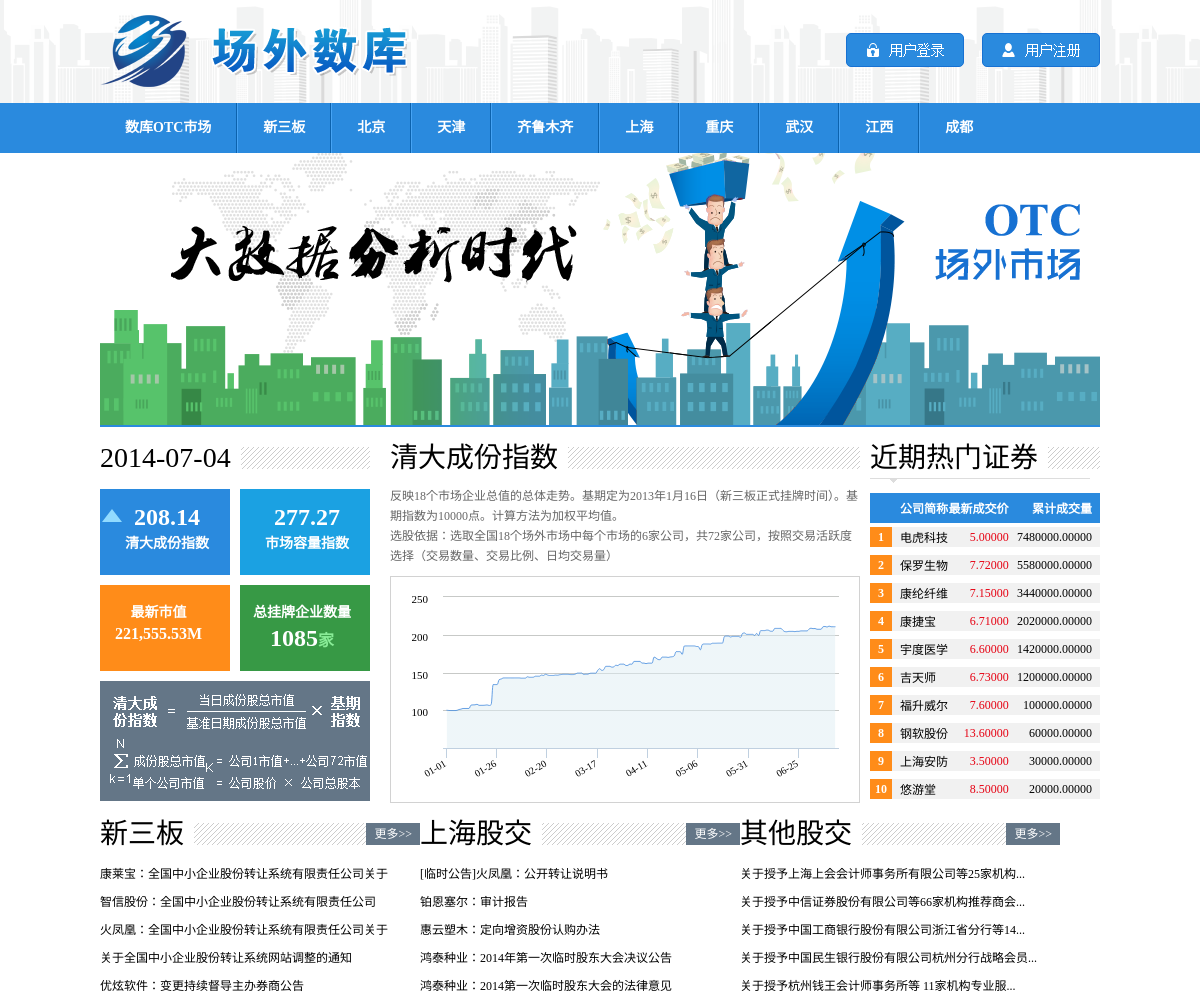
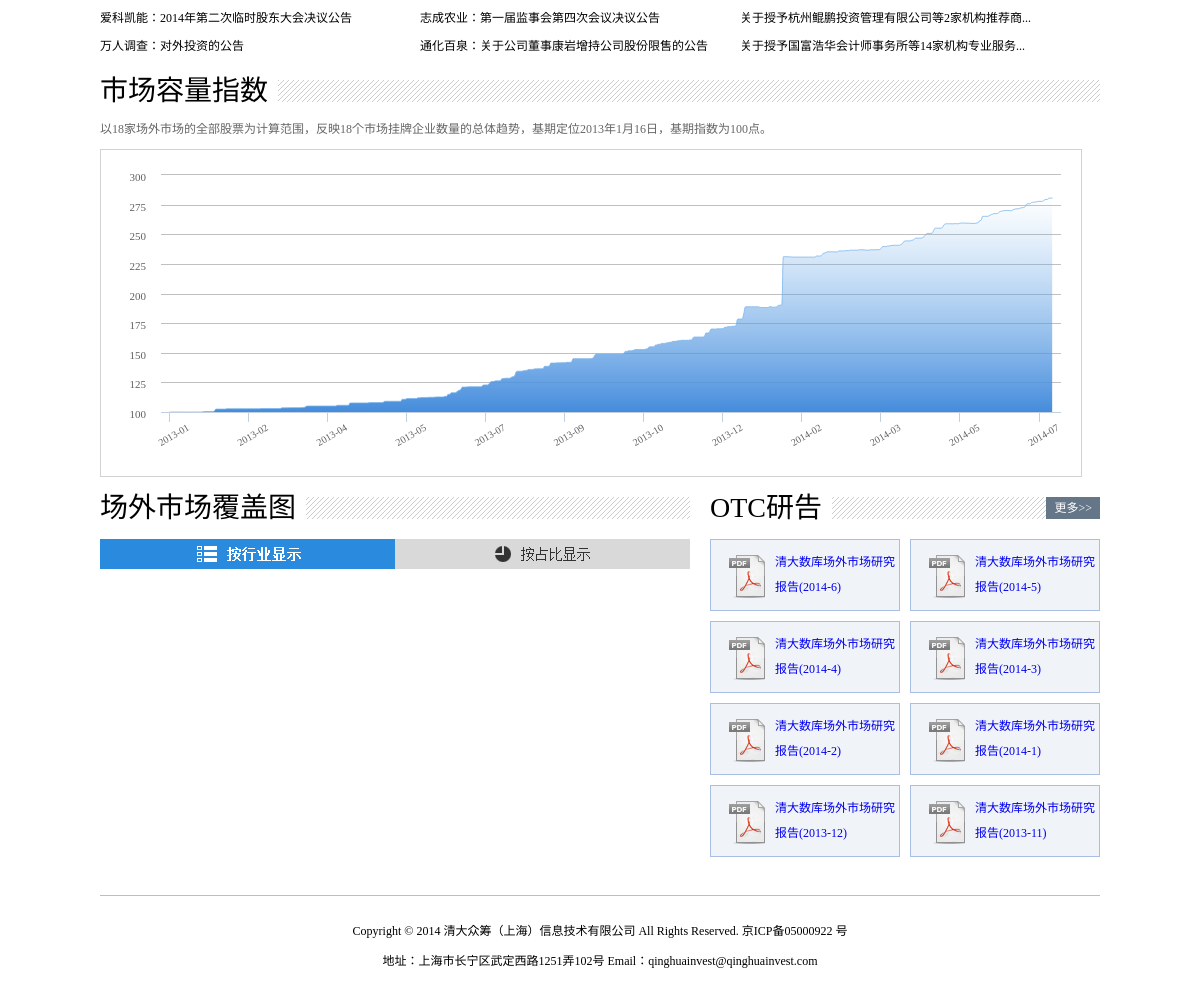
The page / on the database its author committed (2 pictures, top to bottom).
### otc/models.py (models this page shows, shortened)
class otc_hot(models.Model):
	hot_sort = models.IntegerField(default=0,verbose_name="热度")
	hot_company = models.CharField(max_length=30,verbose_name="公司简称")
	hot_trans = models.DecimalField(max_digits=15,decimal_places=5,verbose_name="最新成交价")
	hot_sum_trans = models.DecimalField(max_digits=15,decimal_places=5,verbose_name="累计成交量")
	class Meta:
		verbose_name = '近期热门证券'
		verbose_name_plural = '热门证券'

class otc_new(models.Model):
	new_region = models.ForeignKey(region,verbose_name='市场')
	new_code = models.CharField(max_length = 30,verbose_name='编号')
	new_title = models.CharField(max_length = 100,verbose_name='标题')
	new_url = models.CharField(max_length = 300,verbose_name='URL')
	new_date = models.DateField(verbose_name='公布日期')
	class Meta:
		verbose_name = 'OTC公告'
		verbose_name_plural = 'OTC公告'

class otc_study(models.Model):
	stu_code = models.CharField(max_length = 30,verbose_name='编号')
	stu_title = models.CharField(max_length = 100,verbose_name='标题')
	stu_url = models.FileField(verbose_name='文件',upload_to='pdf')
	stu_date = models.DateField(verbose_name='日期')
	class Meta:
		verbose_name = 'OTC研告'
		verbose_name_plural = 'OTC研告'

### otc/views.py (the view)
# urls.py: url(r'^$', views.index, name='index'),
def index(request):
	otc_new_list_sanban = otc_new.objects.filter(new_region__reg_name__exact='新三板')[:7]
	otc_new_list_shanghai = otc_new.objects.filter(new_region__reg_name__exact='上海')[:7]
	otc_new_list_other = otc_new.objects.exclude(new_region__reg_name__exact='上海').exclude(new_region__reg_name__exact='新三板')[:7]
	otc_hot_list = otc_hot.objects.order_by('-hot_sum_trans')[:10]
	otc_study_list = otc_study.objects.order_by('stu_date')[:8]
	context = {'otc_new_list_sanban':otc_new_list_sanban,'otc_new_list_shanghai':otc_new_list_shanghai,'otc_new_list_other':otc_new_list_other,'otc_hot_list':otc_hot_list,'otc_study_list':otc_study_list}
	return render(request,'otc/index.html',context)

### templates/otc/index.html (shortened to what this page needs)
{% extends "otc/base.html" %}
{% load staticfiles %}
{% block body_block %}
<div class="wrap banner"></div>
<div class="wrap level1">
	<div class="left news">
    	<div class="titlebg">
        	<span class="title">2014-07-04</span>
        </div>
        <div class="content">
        	<div class="left newblock zh">
            	<div style="left: 25px; position: absolute; top: 15px;">
            	<p class="fontsize1">208.14</p>
                <p class="fontsize2">清大成份指数</p>
                </div>
            </div>
            <div class="left newblock gm">
            	<div style="left: 25px; position: absolute; top: 15px;">
            	<p class="fontsize1">277.27</p>
                <p class="fontsize2">市场容量指数</p>
                </div>
            </div>
            <div class="left newblock zx">
            	<div style="left: 15px; position: absolute; top: 15px;">
            	<p class="fontsize2">最新市值</p>
                <p class="fontsize3">221,555.53M</p>
                </div>
            </div>
            <div class="left newblock zgp">
            	<div style="left: 13px; position: absolute; top: 15px;">
            	<p class="fontsize2">总挂牌企业数量</p>
                <p class="fontsize1">1085<span>家</span></p>
                </div>
            </div>
            <div class="left formula"><img src="{% static 'images/formula.png'%}" /></div>
        </div>
    </div>
    <div class="left leftgap composite">
    	<div class="titlebg"><span class="title">清大成份指数</span></div>
        <div class="content">
            <p>反映18个市场企业总值的总体走势。基期定为2013年1月16日（新三板正式挂牌时间）。基期指数为10000点。计算方法为加权平均值。
                <br>选股依据：选取全国18个场外市场中每个市场的6家公司，共72家公司，按照交易活跃度选择（交易数量、交易比例、日均交易量）</p>
            <div class="chart">
                <div id="otc_general_line" ></div>
            </div>
        </div>
    </div>
    <div class="right hots">
    	<div class="titlebg"><span class="title">近期热门证券</span></div>
        <div class="titleline"></div>
        <div class="content">
        	<table>
            	<tr><th></th><th class="tleft">公司简称</th><th class="tright">最新成交价</th><th class="tright">累计成交量</th></tr>
                {% for otc_hot in otc_hot_list%}
                    <tr><td>{{forloop.counter}}</td><td class="tleft">{{otc_hot.hot_company}}</td><td class="tright red">{{otc_hot.hot_trans}}</td><td class="tright">{{otc_hot.hot_sum_trans}}</td></tr>
                {% endfor %}
            </table>
        </div>
    </div>
</div>
<div class="clearfix"></div>
<div class="wrap level2">
	<div class="left otc">
    	<div class="titlebg">
        	<span class="title">新三板</span>
            <span class="right"><a href="javascript:;">更多&gt;&gt;</a></span>
        </div>
        <div class="content">
        	<ul>
                {% for news in otc_new_list_sanban%}
                    {% if news.new_title|length > 26 %}
                        <li><a href="{{news.new_url}}">{{news.new_title|slice:"24"}}...</a></li>
                    {% else %}
                        <li><a href="{{news.new_url}}">{{news.new_title}}</a></li>
                    {% endif %}
                {% endfor %}
            </ul>
        </div>
    </div>
    <div class="left otc">
        <div class="titlebg">
            <span class="title">上海股交</span>
            <span class="right"><a href="javascript:;">更多&gt;&gt;</a></span>
        </div>
        <div class="content">
            <ul>
                {% for news in otc_new_list_shanghai%}
                    {% if news.new_title|length > 26 %}
                        <li><a href="{{news.new_url}}">{{news.new_title|slice:"24"}}...</a></li>
                    {% else %}
                        <li><a href="{{news.new_url}}">{{news.new_title}}</a></li>
                    {% endif %}
                {% endfor %}
            </ul>
        </div>
    </div>
    <div class="left otc">
        <div class="titlebg">
            <span class="title">其他股交</span>
            <span class="right"><a href="javascript:;">更多&gt;&gt;</a></span>
        </div>
        <div class="content">
            <ul>
                {% for news in otc_new_list_other%}
                    {% if news.new_title|length > 26 %}
                        <li><a href="{{news.new_url}}">{{news.new_title|slice:"24"}}...</a></li>
                    {% else %}
                        <li><a href="{{news.new_url}}">{{news.new_title}}</a></li>
                    {% endif %}
                {% endfor %}
            </ul>
        </div>
    </div>
</div>
<div class="clearfix"></div>
<div class="wrap level3">
	<div class="left degree">
    	<div class="titlebg">
        	<span class="title">市场容量指数</span>
        </div>
        <div class="content">
                <p>以18家场外市场的全部股票为计算范围，反映18个市场挂牌企业数量的总体趋势，基期定位2013年1月16日，基期指数为100点。</p>
            <div class="left chart">
                <div id="industry_line" style="min-width: 960px; height: 296px; margin: 0 auto"></div>
            </div>
        </div>
    </div>
</div>
<div class="clearfix"></div>
<div class="wrap level4">
	<div class="left cover">
    	<div class="titlebg">
        	<span class="title">场外市场覆盖图</span>
        </div>
        <div class="content">
        	<input type="button" value="" data="trade" class="trade tradehover" />
            <input type="button" value="" data="ratio" class="ratio" />
            <div class="left chart" id="trade">
                <div id="industry_column" style="min-width: 590px; height: 296px; margin: 0 auto"></div>
            </div>
        </div>
    </div>
    <div class="left otcreport">
    	<div class="titlebg">
        	<span class="title">OTC研告</span>
            <span class="right"><a href="javascript:;">更多&gt;&gt;</a></span>
        </div>
        <div class="content">
        	<ul>
                {% for otc_study in otc_study_list %}
                    <li><p><a href="media/{{otc_study.stu_url}}">{{otc_study.stu_title}}</a></p></li>
                {% endfor %}
            </ul>
        </div>
    </div>
</div>
<div class="clearfix"></div>
{% endblock %}

### static/css/style.css (style rules this page uses)
* { padding:0; margin:0; font-size:12px; font-family:SimSun,'Microsoft YaHei'; text-decoration:none; border:none; list-style:none; }
.left { float:left; }
.right { float:right; }
.tleft { text-align:left; }
.tright { text-align:right; }
.red { color:#e60012; }
.leftgap { margin-left:20px; }
.clearfix { clear:both; height:20px; }
.wrap { width:1000px; margin:0 auto; }
.titlebg { background:url(../images/title_bg.png) right bottom repeat-x; }
.titlebg .title { padding-right:10px; line-height:22px; background:#FFF;font-size:28px; color:#000; font-family:'Microsoft YaHei'; font-weight:500; }
.banner { background:url(../images/banner.png) center center no-repeat; height:274px; }
.level1 { margin-top:20px; }
.news { width:270px; }
.composite { width:470px; }
.hots { width:230px; }
.level1 .newblock { width:130px; height:86px; color:#fff; text-align:center; font-weight:600; position:relative; }
.level1 .zh { margin-top:20px; background:url(../images/up.png) 2px 20px no-repeat #2a8ade; }
.level1 .gm { background-color:#1ba1e2; margin:20px 0 0 10px; }
.level1 .zx { background-color:#ff8c19; margin:10px 0 0 0; }
.level1 .zgp { background-color:#379945; margin:10px 0 0 10px; }
.level1 .formula { margin-top:10px; }
.fontsize1 { font-size:24px; }
.fontsize2 { font-size: 14px; line-height: 25px; }
.fontsize3 { font-size:16px; }
.fontsize1 span { color:#89ec97; font-size:16px; }
.composite .content p { line-height:20px; color:#666; margin-top:17px; }
.composite .content .chart { border:1px solid #d2d2d2; margin-top:10px; padding:10px; }
.hots .titleline { background:url(../images/title_line.png) top left no-repeat; margin:9px 0 10px; width:220px; height:5px; }
.hots .content table { border-collapse:collapse; border-spacing:0; width:100%; }
.hots .content table th { background-color:#2a8ade; height:30px; color:#fff; border-collapse:collapse; border-spacing:0; }
.hots .content table td { height:28px;background:url(../images/td_bg.png) center center repeat-x; }
.hots .content table td:first-child { padding:0 5px; text-align:center;background:url(../images/td_bg_no.png) center center repeat-x; color:#fff; font-weight:600; }
.hots .tleft { padding-left:8px; }
.hots .tright { padding-right:8px; }
.otc { width:32%; }
.titlebg .right a { line-height:22px; padding:0 8px; display:inline-block; height:22px; background-color:#647687; color:#fff; }
.otc .content ul { margin-top:15px; }
.otc .content ul li { line-height:28px; color:#000; }
.otc .content ul li a { color:#000; }
.degree { width:100%; }
.degree .content .chart { border:1px solid #d2d2d2; margin-top:10px; padding:15px 10px; }
.degree .content p { line-height:20px; color:#666; margin-top:17px; }
.cover { width:590px; }
.otcreport { width:390px; margin-left:20px; }
.cover input { width:295px; height:30px; border:none; float:left; cursor:pointer; margin:20px 0 10px 0; }
.cover .content .trade { background:url(../images/cover_btn.png) left bottom no-repeat; }
.cover .content .tradehover { background-position:left top; }
.cover .content .ratio { background:url(../images/cover_btn.png) right top no-repeat; }
.otcreport .content ul { margin-top:10px; }
.otcreport .content ul li { width:124px; height:60px; background:url(../images/pdf_ico.png) 18px center no-repeat #f0f3f8; padding-left:64px; display:table-cell; vertical-align:middle; border:1px solid #a8bee3; line-height:25px; padding-top:10px; float:left; margin-top:10px; }
.otcreport .content ul li:nth-child(even) { margin-left:10px; }
.otcreport .content ul li p { font-size:14px; }

### rows shown on the page
otc_hot: hot_company "电虎科技", hot_trans "5.00000", hot_sum_trans "7480000.00000"
otc_hot: hot_company "保罗生物", hot_trans "7.72000", hot_sum_trans "5580000.00000"
otc_hot: hot_company "康纶纤维", hot_trans "7.15000", hot_sum_trans "3440000.00000"
otc_hot: hot_company "康捷宝", hot_trans "6.71000", hot_sum_trans "2020000.00000"
otc_hot: hot_company "宇度医学", hot_trans "6.60000", hot_sum_trans "1420000.00000"
otc_hot: hot_company "吉天师", hot_trans "6.73000", hot_sum_trans "1200000.00000"
otc_hot: hot_company "福升威尔", hot_trans "7.60000", hot_sum_trans "100000.00000"
otc_hot: hot_company "钢软股份", hot_trans "13.60000", hot_sum_trans "60000.00000"
otc_hot: hot_company "上海安防", hot_trans "3.50000", hot_sum_trans "30000.00000"
otc_hot: hot_company "悠游堂", hot_trans "8.50000", hot_sum_trans "20000.00000"
otc_new: new_title "康莱宝：全国中小企业股份转让系统有限责任公司关于"
otc_new: new_title "智信股份：全国中小企业股份转让系统有限责任公司"
otc_new: new_title "火凤凰：全国中小企业股份转让系统有限责任公司关于"
otc_new: new_title "关于全国中小企业股份转让系统网站调整的通知"
otc_new: new_title "优炫软件：变更持续督导主办券商公告"
otc_new: new_title "爱科凯能：2014年第二次临时股东大会决议公告"
otc_new: new_title "万人调查：对外投资的公告"
otc_new: new_title "[临时公告]火凤凰：公开转让说明书"
otc_new: new_title "铂恩塞尔：审计报告"
otc_new: new_title "惠云塑木：定向增资股份认购办法"
otc_new: new_title "鸿泰种业：2014年第一次临时股东大会决议公告"
otc_new: new_title "鸿泰种业：2014第一次临时股东大会的法律意见"
otc_new: new_title "志成农业：第一届监事会第四次会议决议公告"
otc_new: new_title "通化百泉：关于公司董事康岩增持公司股份限售的公告"
otc_new: new_title "关于授予上海上会会计师事务所有限公司等25家机构"
otc_new: new_title "关于授予中信证券股份有限公司等66家机构推荐商会"
otc_new: new_title "关于授予中国工商银行股份有限公司浙江省分行等14"
otc_new: new_title "关于授予中国民生银行股份有限公司杭州分行战略会员"
otc_new: new_title "关于授予杭州钱王会计师事务所等 11家机构专业服"
otc_new: new_title "关于授予杭州鲲鹏投资管理有限公司等2家机构推荐商"
otc_new: new_title "关于授予国富浩华会计师事务所等14家机构专业服务"
otc_study: stu_title "清大数库场外市场研究报告(2014-6)"
otc_study: stu_title "清大数库场外市场研究报告(2014-5)"
otc_study: stu_title "清大数库场外市场研究报告(2014-4)"
otc_study: stu_title "清大数库场外市场研究报告(2014-3)"
otc_study: stu_title "清大数库场外市场研究报告(2014-2)"
otc_study: stu_title "清大数库场外市场研究报告(2014-1)"
otc_study: stu_title "清大数库场外市场研究报告(2013-12)"
otc_study: stu_title "清大数库场外市场研究报告(2013-11)"
